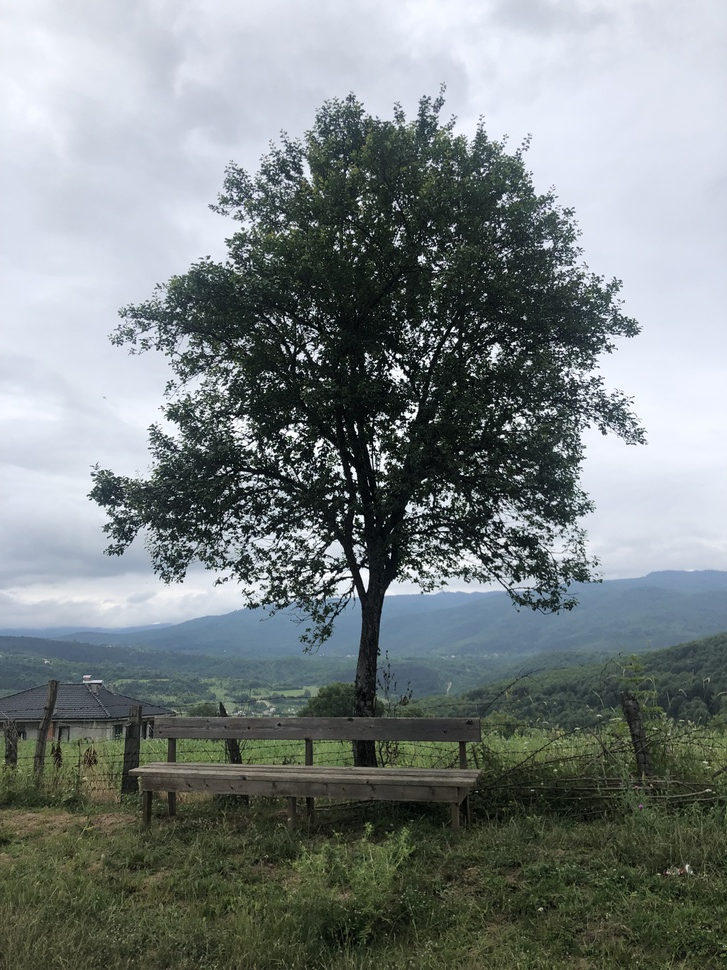
#> input picture temel-resim-islemleri/images/agac.jpeg, 727 x 970 px, shrunk from 3024 x 4032 before the run, given in place of the camera
$ python morfolojik_islemler.py
#> lines starting #> are read from the running program, lines starting #| are printed output that depends on the picture; after the words box and inside, x2 and y2 are one past the last pixel; in counts of white or black regions, pixels touching at a corner belong together
import cv2
import numpy as np

kamera= cv2.VideoCapture(0)

while(1):
    ret, frame=kamera.read()
#> frame is the input picture: shape (970, 727, 3); mean B, G, R 130.2, 130.1, 122.2

    hsv=cv2.cvtColor(frame,cv2.COLOR_BGR2HSV)
#> hsv: shape (970, 727, 3); mean H, S, V 83.5, 49.8, 136.3

    dusuk_mavi=np.array([100,60,60])
    ust_mavi=np.array([140,255,255])

    mask=cv2.inRange(hsv,dusuk_mavi,ust_mavi)
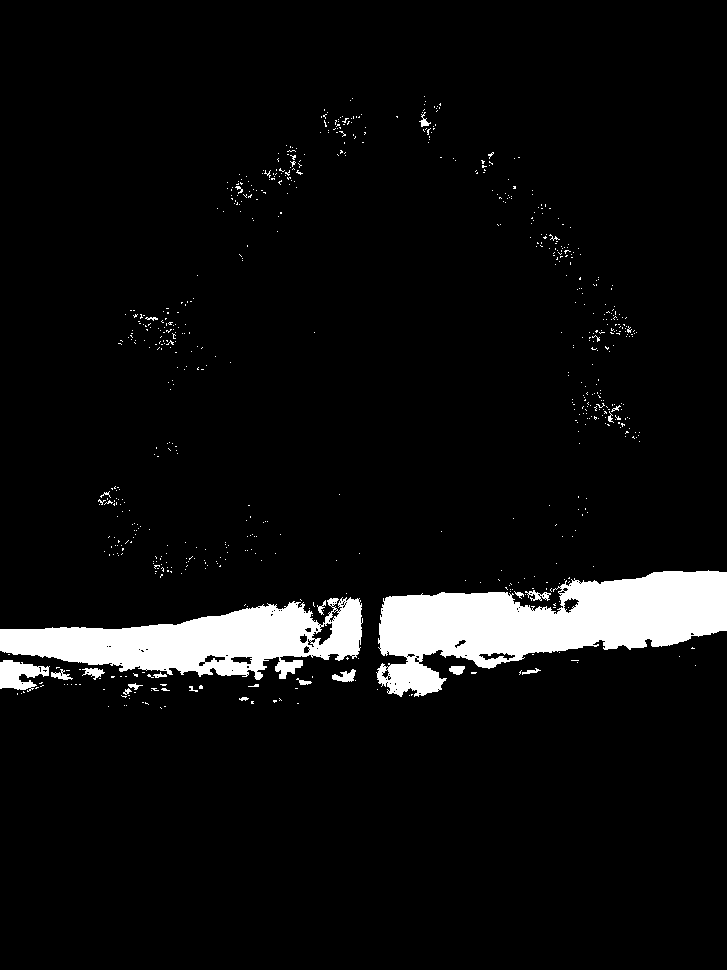
#> mask: shape (970, 727); 6.1% white; 704 white regions (679 under 20 px), largest, box (x1, y1, x2, y2) and area: (376, 570, 727, 697) 23331, (0, 597, 363, 680) 15963, (0, 660, 50, 692) 960
    son_resim=cv2.bitwise_and(frame,frame,mask=mask)
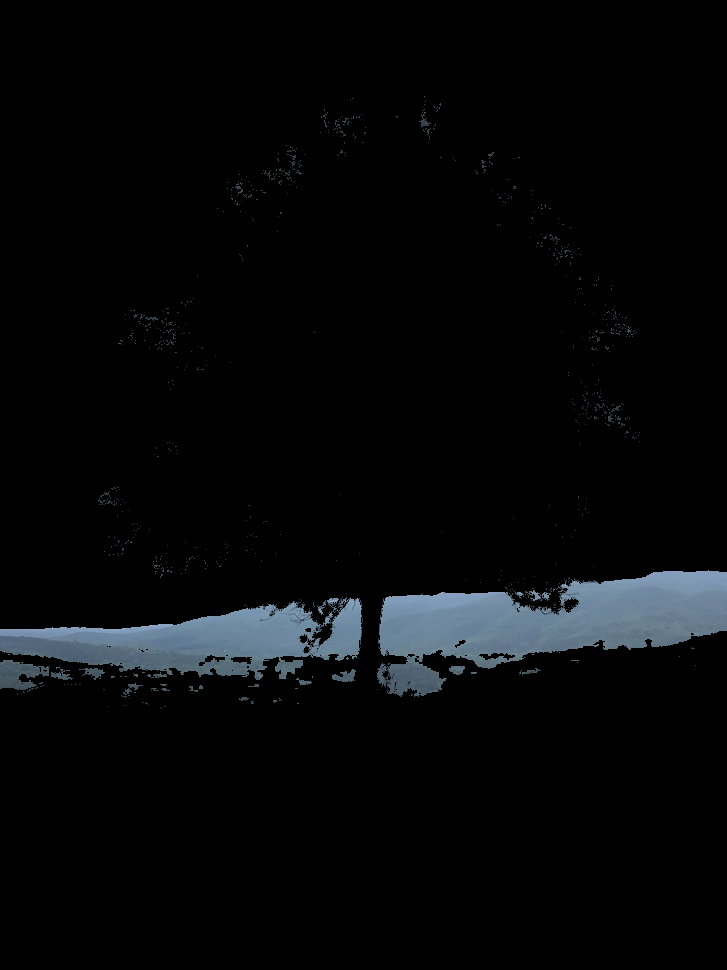
#> son_resim: shape (970, 727, 3); mean B, G, R 8.8, 7.6, 6.2

    kernel =np.ones((5,5),np.uint8)
    erosion=cv2.erode(mask,kernel,iterations=1)
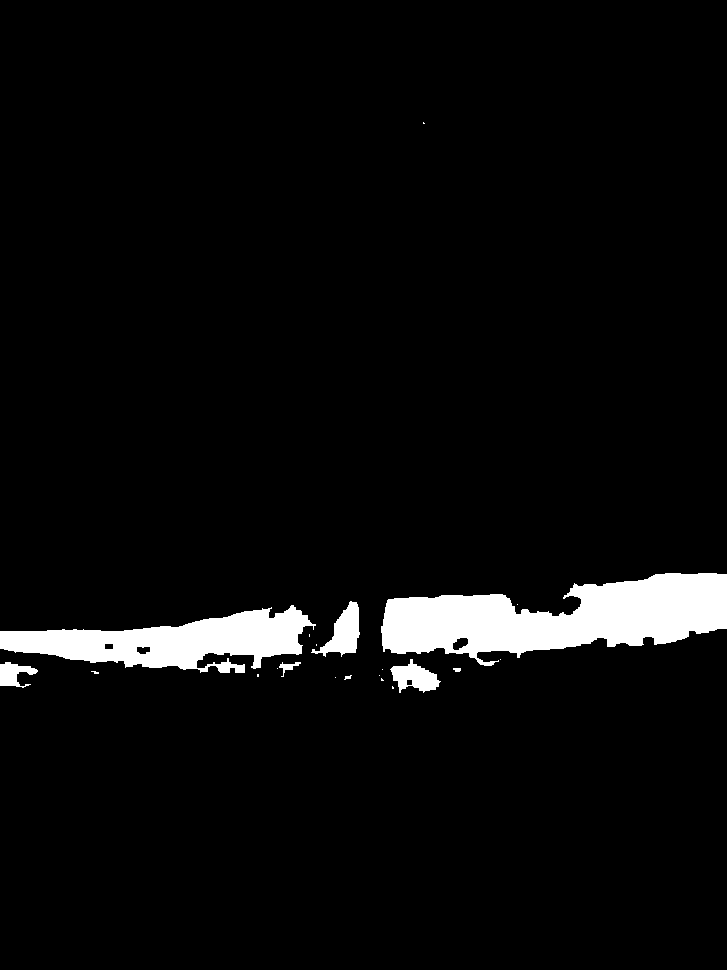
#> erosion: shape (970, 727); 4.7% white; 21 white regions (13 under 20 px), largest, box (x1, y1, x2, y2) and area: (381, 573, 727, 666) 18918, (0, 605, 316, 673) 10964, (311, 601, 360, 657) 1229
    dilation=cv2.dilate(mask,kernel,iterations=1)
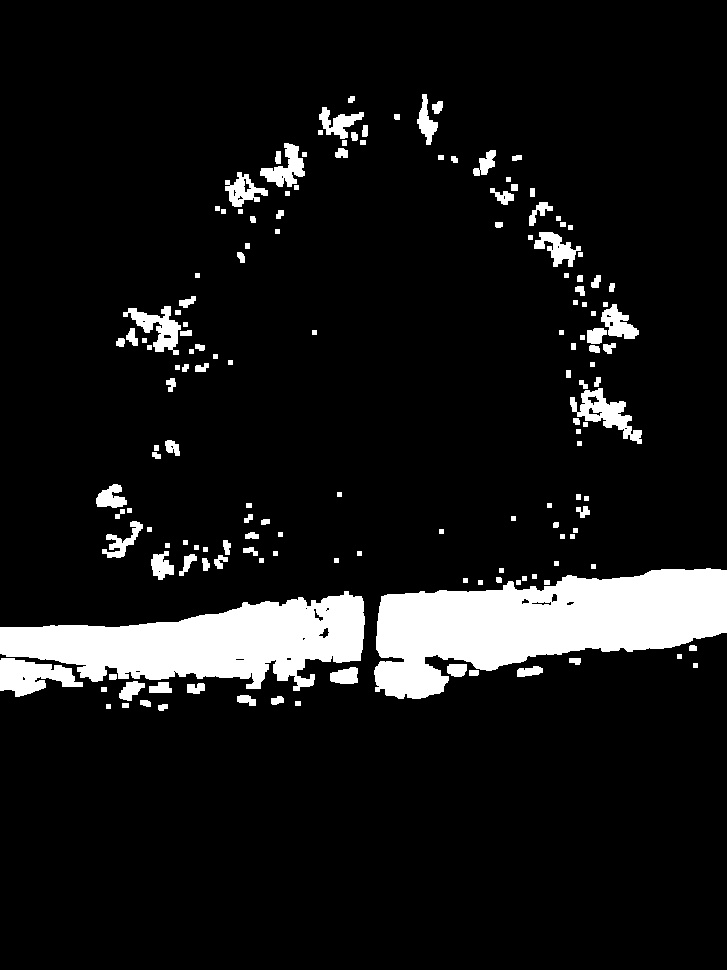
#> dilation: shape (970, 727); 9.4% white; 156 white regions, largest, box (x1, y1, x2, y2) and area: (374, 568, 727, 699) 27158, (0, 591, 365, 691) 20399, (0, 658, 83, 697) 1919

    opening=cv2.morphologyEx(mask,cv2.MORPH_OPEN,kernel)
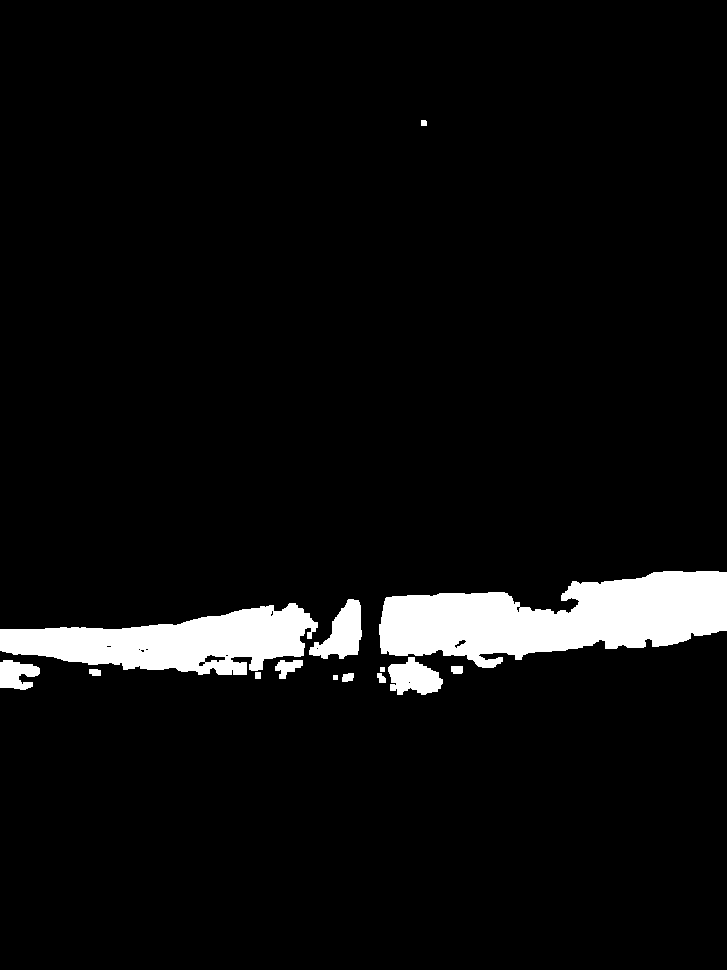
#> opening: shape (970, 727); 5.5% white; 14 white regions, largest, box (x1, y1, x2, y2) and area: (379, 571, 727, 668) 21220, (0, 603, 318, 675) 13152, (309, 599, 362, 659) 1721
    closing = cv2.morphologyEx(mask, cv2.MORPH_CLOSE, kernel)
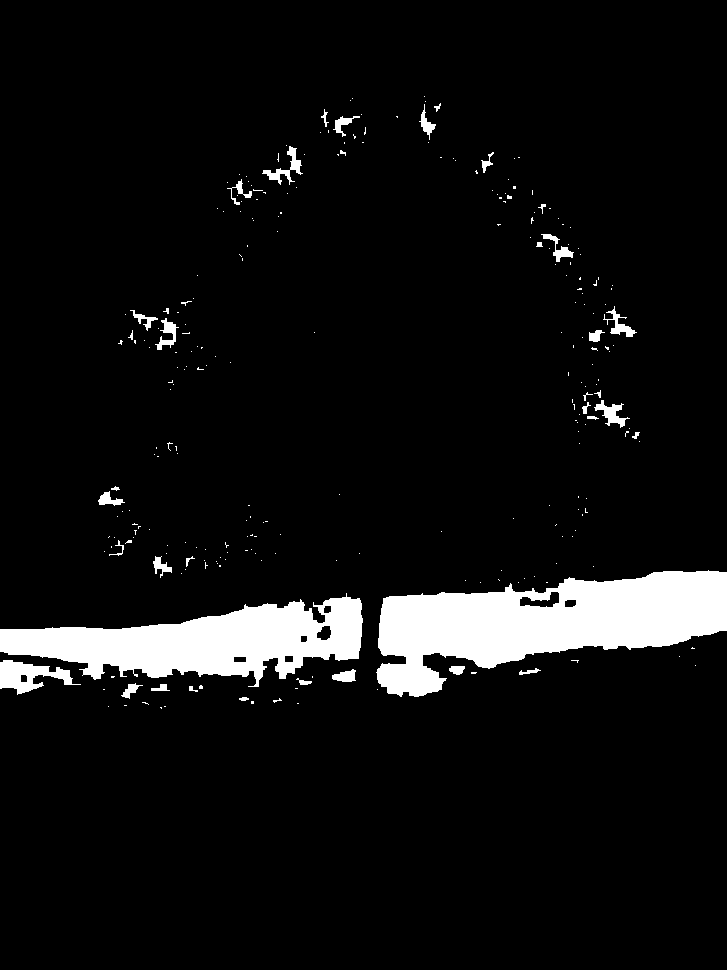
#> closing: shape (970, 727); 6.8% white; 264 white regions (227 under 20 px), largest, box (x1, y1, x2, y2) and area: (376, 570, 727, 697) 24577, (0, 593, 363, 687) 17404, (0, 660, 81, 695) 1337


    cv2.imshow('orjinal',frame)
    cv2.imshow('mask', mask)
    cv2.imshow('son_resim', son_resim)
    cv2.imshow('opening', opening)
    cv2.imshow('closing', closing)


    if cv2.waitKey(25) & 0xFF == ord('q'):
#> (key q is pressed here)
        break
kamera.release()
cv2.destroyAllWindows()
